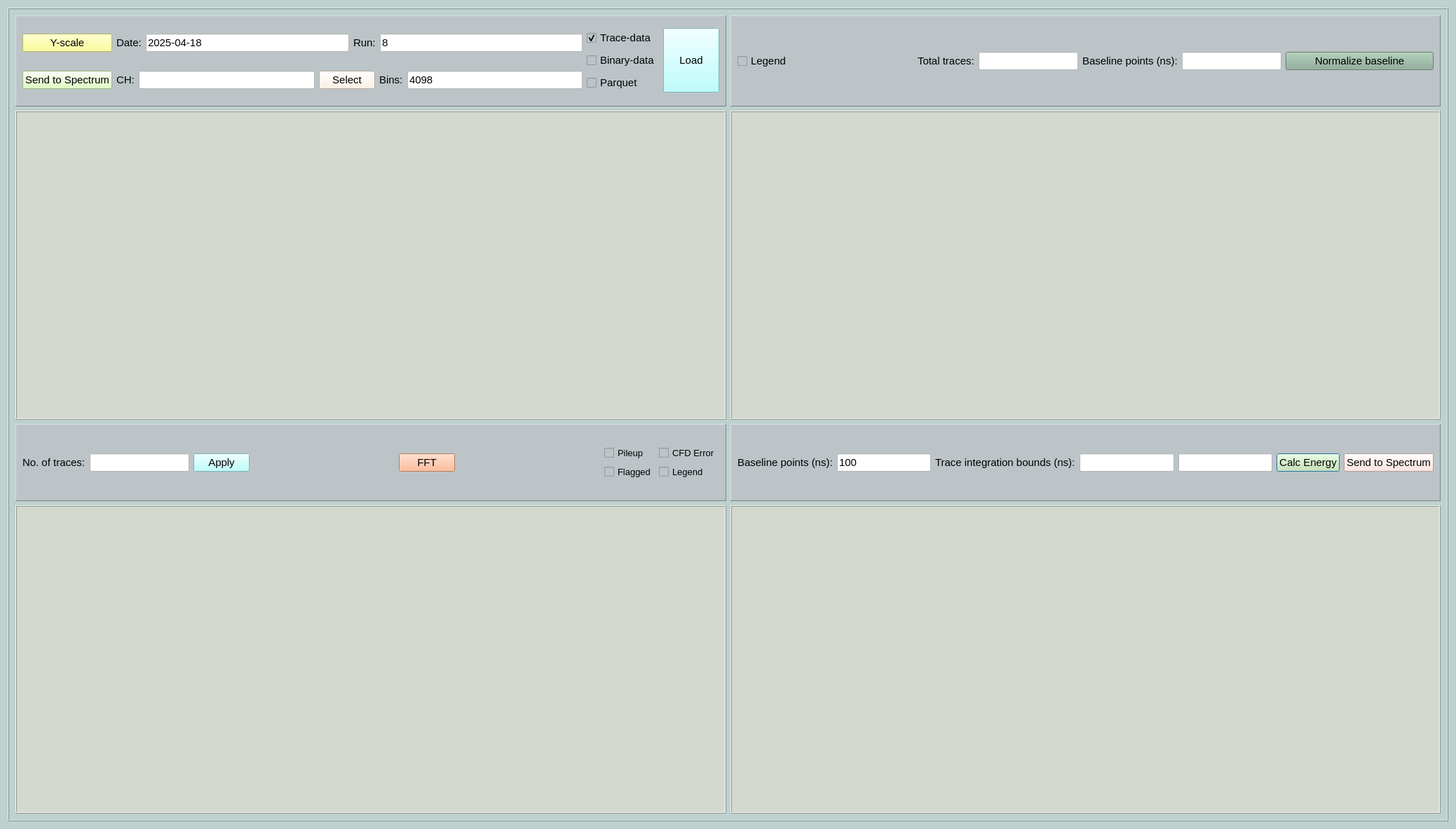
<?xml version="1.0" encoding="UTF-8"?>
<ui version="4.0">
 <class>Dialog</class>
 <widget class="QDialog" name="Dialog">
  <property name="geometry">
   <rect>
    <x>0</x>
    <y>0</y>
    <width>2077</width>
    <height>1183</height>
   </rect>
  </property>
  <property name="windowTitle">
   <string>Dialog</string>
  </property>
  <property name="styleSheet">
   <string notr="true">background-color: rgb(190, 209, 206);</string>
  </property>
  <layout class="QGridLayout" name="gridLayout">
   <item row="0" column="0">
    <widget class="QFrame" name="frame">
     <property name="frameShape">
      <enum>QFrame::Box</enum>
     </property>
     <property name="frameShadow">
      <enum>QFrame::Raised</enum>
     </property>
     <layout class="QGridLayout" name="gridLayout_2" rowstretch="1,1,1,1" columnstretch="1,1">
      <item row="3" column="0">
       <widget class="QFrame" name="frame_4">
        <property name="styleSheet">
         <string notr="true">background-color: rgb(212, 217, 208);</string>
        </property>
        <property name="frameShape">
         <enum>QFrame::Box</enum>
        </property>
        <property name="frameShadow">
         <enum>QFrame::Raised</enum>
        </property>
        <layout class="QGridLayout" name="gridLayout_8">
         <property name="leftMargin">
          <number>0</number>
         </property>
         <property name="topMargin">
          <number>0</number>
         </property>
         <property name="rightMargin">
          <number>0</number>
         </property>
         <property name="bottomMargin">
          <number>0</number>
         </property>
         <item row="0" column="0">
          <layout class="QVBoxLayout" name="layout_rand_traces">
           <item>
            <widget class="MplWidget" name="plot_random_traces" native="true">
             <property name="font">
              <font>
               <pointsize>12</pointsize>
              </font>
             </property>
             <property name="styleSheet">
              <string notr="true"/>
             </property>
            </widget>
           </item>
          </layout>
         </item>
        </layout>
       </widget>
      </item>
      <item row="1" column="0">
       <widget class="QFrame" name="frame_2">
        <property name="enabled">
         <bool>true</bool>
        </property>
        <property name="sizePolicy">
         <sizepolicy hsizetype="Expanding" vsizetype="Preferred">
          <horstretch>0</horstretch>
          <verstretch>0</verstretch>
         </sizepolicy>
        </property>
        <property name="minimumSize">
         <size>
          <width>700</width>
          <height>0</height>
         </size>
        </property>
        <property name="styleSheet">
         <string notr="true">background-color: rgb(212, 217, 208);</string>
        </property>
        <property name="frameShape">
         <enum>QFrame::Box</enum>
        </property>
        <property name="frameShadow">
         <enum>QFrame::Raised</enum>
        </property>
        <layout class="QGridLayout" name="gridLayout_7">
         <property name="leftMargin">
          <number>0</number>
         </property>
         <property name="topMargin">
          <number>0</number>
         </property>
         <property name="rightMargin">
          <number>0</number>
         </property>
         <property name="bottomMargin">
          <number>0</number>
         </property>
         <item row="0" column="0">
          <layout class="QVBoxLayout" name="layout_erg">
           <item>
            <widget class="MplWidget" name="plot_energy" native="true">
             <property name="sizePolicy">
              <sizepolicy hsizetype="Expanding" vsizetype="Preferred">
               <horstretch>0</horstretch>
               <verstretch>0</verstretch>
              </sizepolicy>
             </property>
             <property name="font">
              <font>
               <pointsize>12</pointsize>
              </font>
             </property>
             <property name="styleSheet">
              <string notr="true"/>
             </property>
            </widget>
           </item>
          </layout>
         </item>
        </layout>
       </widget>
      </item>
      <item row="2" column="1">
       <widget class="QFrame" name="frame_8">
        <property name="maximumSize">
         <size>
          <width>16777215</width>
          <height>110</height>
         </size>
        </property>
        <property name="styleSheet">
         <string notr="true">background-color: rgb(188, 196, 200);</string>
        </property>
        <property name="frameShape">
         <enum>QFrame::Panel</enum>
        </property>
        <property name="frameShadow">
         <enum>QFrame::Raised</enum>
        </property>
        <layout class="QGridLayout" name="gridLayout_13">
         <item row="0" column="0">
          <layout class="QGridLayout" name="gridLayout_4">
           <item row="1" column="4">
            <widget class="QLineEdit" name="edit_b">
             <property name="font">
              <font>
               <pointsize>11</pointsize>
              </font>
             </property>
             <property name="styleSheet">
              <string notr="true">background-color: rgb(255, 255, 255);</string>
             </property>
            </widget>
           </item>
           <item row="1" column="3">
            <widget class="QLineEdit" name="edit_a">
             <property name="font">
              <font>
               <pointsize>11</pointsize>
              </font>
             </property>
             <property name="styleSheet">
              <string notr="true">background-color: rgb(255, 255, 255);</string>
             </property>
            </widget>
           </item>
           <item row="1" column="6">
            <widget class="QPushButton" name="button_calc_erg">
             <property name="font">
              <font>
               <pointsize>11</pointsize>
              </font>
             </property>
             <property name="styleSheet">
              <string notr="true">background-color: rgb(207, 236, 171);</string>
             </property>
             <property name="text">
              <string>Calc Energy</string>
             </property>
            </widget>
           </item>
           <item row="1" column="7">
            <widget class="QPushButton" name="button_send_spec_2">
             <property name="font">
              <font>
               <pointsize>11</pointsize>
              </font>
             </property>
             <property name="styleSheet">
              <string notr="true">background-color: rgb(255, 221, 215);</string>
             </property>
             <property name="text">
              <string>Send to Spectrum</string>
             </property>
            </widget>
           </item>
           <item row="1" column="2">
            <widget class="QLabel" name="label_2">
             <property name="font">
              <font>
               <pointsize>11</pointsize>
              </font>
             </property>
             <property name="text">
              <string>Trace integration bounds (ns):</string>
             </property>
            </widget>
           </item>
           <item row="1" column="0">
            <widget class="QLabel" name="label_7">
             <property name="font">
              <font>
               <pointsize>11</pointsize>
              </font>
             </property>
             <property name="text">
              <string>Baseline points (ns):</string>
             </property>
            </widget>
           </item>
           <item row="1" column="1">
            <widget class="QLineEdit" name="edit_baseline">
             <property name="font">
              <font>
               <pointsize>11</pointsize>
              </font>
             </property>
             <property name="styleSheet">
              <string notr="true">background-color: rgb(255, 255, 255);</string>
             </property>
             <property name="text">
              <string>100</string>
             </property>
            </widget>
           </item>
          </layout>
         </item>
        </layout>
       </widget>
      </item>
      <item row="0" column="1">
       <widget class="QFrame" name="frame_9">
        <property name="styleSheet">
         <string notr="true">background-color: rgb(188, 196, 200);</string>
        </property>
        <property name="frameShape">
         <enum>QFrame::Panel</enum>
        </property>
        <property name="frameShadow">
         <enum>QFrame::Raised</enum>
        </property>
        <layout class="QGridLayout" name="gridLayout_18">
         <item row="0" column="2">
          <layout class="QGridLayout" name="gridLayout_11">
           <item row="0" column="0">
            <widget class="QLabel" name="label_8">
             <property name="font">
              <font>
               <pointsize>11</pointsize>
              </font>
             </property>
             <property name="text">
              <string>Total traces:</string>
             </property>
            </widget>
           </item>
           <item row="0" column="1">
            <widget class="QLineEdit" name="edit_no_events_erg_tr">
             <property name="sizePolicy">
              <sizepolicy hsizetype="Preferred" vsizetype="Fixed">
               <horstretch>0</horstretch>
               <verstretch>0</verstretch>
              </sizepolicy>
             </property>
             <property name="minimumSize">
              <size>
               <width>100</width>
               <height>0</height>
              </size>
             </property>
             <property name="font">
              <font>
               <pointsize>11</pointsize>
              </font>
             </property>
             <property name="styleSheet">
              <string notr="true">background-color: rgb(255, 255, 255);</string>
             </property>
             <property name="readOnly">
              <bool>true</bool>
             </property>
            </widget>
           </item>
          </layout>
         </item>
         <item row="0" column="0">
          <widget class="QCheckBox" name="chk_legend_erg_tr">
           <property name="font">
            <font>
             <pointsize>11</pointsize>
            </font>
           </property>
           <property name="text">
            <string>Legend</string>
           </property>
          </widget>
         </item>
         <item row="0" column="1">
          <spacer name="horizontalSpacer">
           <property name="orientation">
            <enum>Qt::Horizontal</enum>
           </property>
           <property name="sizeType">
            <enum>QSizePolicy::Preferred</enum>
           </property>
           <property name="sizeHint" stdset="0">
            <size>
             <width>40</width>
             <height>20</height>
            </size>
           </property>
          </spacer>
         </item>
         <item row="0" column="3">
          <layout class="QGridLayout" name="gridLayout_17">
           <item row="0" column="0">
            <widget class="QLabel" name="label_9">
             <property name="font">
              <font>
               <pointsize>11</pointsize>
              </font>
             </property>
             <property name="text">
              <string>Baseline points (ns):</string>
             </property>
            </widget>
           </item>
           <item row="0" column="1">
            <widget class="QLineEdit" name="edit_baseline_erg_tr">
             <property name="sizePolicy">
              <sizepolicy hsizetype="Preferred" vsizetype="Fixed">
               <horstretch>0</horstretch>
               <verstretch>0</verstretch>
              </sizepolicy>
             </property>
             <property name="font">
              <font>
               <pointsize>11</pointsize>
              </font>
             </property>
             <property name="styleSheet">
              <string notr="true">background-color: rgb(255, 255, 255);</string>
             </property>
            </widget>
           </item>
          </layout>
         </item>
         <item row="0" column="4">
          <widget class="QPushButton" name="button_norm_baseline">
           <property name="font">
            <font>
             <pointsize>11</pointsize>
            </font>
           </property>
           <property name="styleSheet">
            <string notr="true">background-color: rgb(137, 170, 149);</string>
           </property>
           <property name="text">
            <string>Normalize baseline</string>
           </property>
          </widget>
         </item>
        </layout>
       </widget>
      </item>
      <item row="2" column="0">
       <widget class="QFrame" name="frame_6">
        <property name="maximumSize">
         <size>
          <width>16777215</width>
          <height>110</height>
         </size>
        </property>
        <property name="font">
         <font>
          <pointsize>11</pointsize>
         </font>
        </property>
        <property name="styleSheet">
         <string notr="true">background-color: rgb(188, 196, 200);</string>
        </property>
        <property name="frameShape">
         <enum>QFrame::Panel</enum>
        </property>
        <property name="frameShadow">
         <enum>QFrame::Raised</enum>
        </property>
        <layout class="QGridLayout" name="gridLayout_14">
         <item row="0" column="0">
          <layout class="QGridLayout" name="gridLayout_12">
           <item row="0" column="0">
            <widget class="QLabel" name="label_3">
             <property name="font">
              <font>
               <pointsize>11</pointsize>
              </font>
             </property>
             <property name="text">
              <string>No. of traces:</string>
             </property>
            </widget>
           </item>
           <item row="0" column="1">
            <widget class="QLineEdit" name="edit_no_traces">
             <property name="font">
              <font>
               <pointsize>11</pointsize>
              </font>
             </property>
             <property name="styleSheet">
              <string notr="true">background-color: rgb(255, 255, 255);</string>
             </property>
            </widget>
           </item>
           <item row="0" column="2">
            <widget class="QPushButton" name="button_apply">
             <property name="font">
              <font>
               <pointsize>11</pointsize>
              </font>
             </property>
             <property name="styleSheet">
              <string notr="true">background-color: rgb(170, 255, 255);</string>
             </property>
             <property name="text">
              <string>Apply</string>
             </property>
            </widget>
           </item>
          </layout>
         </item>
         <item row="0" column="2">
          <widget class="QPushButton" name="button_FFT">
           <property name="font">
            <font>
             <pointsize>11</pointsize>
            </font>
           </property>
           <property name="styleSheet">
            <string notr="true">background-color: rgb(255, 170, 127);</string>
           </property>
           <property name="text">
            <string>FFT</string>
           </property>
           <property name="checkable">
            <bool>true</bool>
           </property>
          </widget>
         </item>
         <item row="0" column="4">
          <layout class="QGridLayout" name="gridLayout_5">
           <item row="0" column="0">
            <widget class="QCheckBox" name="chk_pileup_rand">
             <property name="font">
              <font>
               <pointsize>10</pointsize>
              </font>
             </property>
             <property name="text">
              <string>Pileup</string>
             </property>
             <property name="autoExclusive">
              <bool>false</bool>
             </property>
            </widget>
           </item>
           <item row="1" column="1">
            <widget class="QCheckBox" name="chk_legend_rand">
             <property name="font">
              <font>
               <pointsize>10</pointsize>
              </font>
             </property>
             <property name="text">
              <string>Legend</string>
             </property>
            </widget>
           </item>
           <item row="1" column="0">
            <widget class="QCheckBox" name="chk_flag_rand">
             <property name="font">
              <font>
               <pointsize>10</pointsize>
              </font>
             </property>
             <property name="text">
              <string>Flagged</string>
             </property>
             <property name="autoExclusive">
              <bool>false</bool>
             </property>
            </widget>
           </item>
           <item row="0" column="1">
            <widget class="QCheckBox" name="chk_cfderr_rand">
             <property name="font">
              <font>
               <pointsize>10</pointsize>
              </font>
             </property>
             <property name="text">
              <string>CFD Error</string>
             </property>
             <property name="autoExclusive">
              <bool>false</bool>
             </property>
            </widget>
           </item>
          </layout>
         </item>
         <item row="0" column="1">
          <spacer name="horizontalSpacer_3">
           <property name="orientation">
            <enum>Qt::Horizontal</enum>
           </property>
           <property name="sizeHint" stdset="0">
            <size>
             <width>40</width>
             <height>20</height>
            </size>
           </property>
          </spacer>
         </item>
         <item row="0" column="3">
          <spacer name="horizontalSpacer_2">
           <property name="orientation">
            <enum>Qt::Horizontal</enum>
           </property>
           <property name="sizeHint" stdset="0">
            <size>
             <width>40</width>
             <height>20</height>
            </size>
           </property>
          </spacer>
         </item>
        </layout>
       </widget>
      </item>
      <item row="3" column="1">
       <widget class="QFrame" name="frame_5">
        <property name="styleSheet">
         <string notr="true">background-color: rgb(212, 217, 208);</string>
        </property>
        <property name="frameShape">
         <enum>QFrame::Box</enum>
        </property>
        <property name="frameShadow">
         <enum>QFrame::Raised</enum>
        </property>
        <layout class="QGridLayout" name="gridLayout_9">
         <property name="leftMargin">
          <number>0</number>
         </property>
         <property name="topMargin">
          <number>0</number>
         </property>
         <property name="rightMargin">
          <number>0</number>
         </property>
         <property name="bottomMargin">
          <number>0</number>
         </property>
         <item row="0" column="0">
          <layout class="QVBoxLayout" name="layout_own_erg">
           <item>
            <widget class="MplWidget" name="plot_own_energy" native="true">
             <property name="font">
              <font>
               <pointsize>12</pointsize>
              </font>
             </property>
             <property name="styleSheet">
              <string notr="true"/>
             </property>
            </widget>
           </item>
          </layout>
         </item>
        </layout>
       </widget>
      </item>
      <item row="1" column="1">
       <widget class="QFrame" name="frame_3">
        <property name="sizePolicy">
         <sizepolicy hsizetype="Expanding" vsizetype="Preferred">
          <horstretch>0</horstretch>
          <verstretch>0</verstretch>
         </sizepolicy>
        </property>
        <property name="minimumSize">
         <size>
          <width>700</width>
          <height>0</height>
         </size>
        </property>
        <property name="styleSheet">
         <string notr="true">background-color: rgb(212, 217, 208);</string>
        </property>
        <property name="frameShape">
         <enum>QFrame::Box</enum>
        </property>
        <property name="frameShadow">
         <enum>QFrame::Raised</enum>
        </property>
        <layout class="QGridLayout" name="gridLayout_6">
         <property name="leftMargin">
          <number>0</number>
         </property>
         <property name="topMargin">
          <number>0</number>
         </property>
         <property name="rightMargin">
          <number>0</number>
         </property>
         <property name="bottomMargin">
          <number>0</number>
         </property>
         <item row="0" column="0">
          <layout class="QVBoxLayout" name="layout_erg_traces">
           <item>
            <widget class="MplWidget" name="plot_energy_traces" native="true">
             <property name="font">
              <font>
               <pointsize>12</pointsize>
              </font>
             </property>
             <property name="styleSheet">
              <string notr="true"/>
             </property>
            </widget>
           </item>
          </layout>
         </item>
        </layout>
       </widget>
      </item>
      <item row="0" column="0">
       <widget class="QFrame" name="frame_7">
        <property name="sizePolicy">
         <sizepolicy hsizetype="Preferred" vsizetype="Preferred">
          <horstretch>0</horstretch>
          <verstretch>0</verstretch>
         </sizepolicy>
        </property>
        <property name="maximumSize">
         <size>
          <width>16777215</width>
          <height>130</height>
         </size>
        </property>
        <property name="font">
         <font>
          <pointsize>11</pointsize>
         </font>
        </property>
        <property name="styleSheet">
         <string notr="true">background-color: rgb(188, 196, 200);</string>
        </property>
        <property name="frameShape">
         <enum>QFrame::Panel</enum>
        </property>
        <property name="frameShadow">
         <enum>QFrame::Raised</enum>
        </property>
        <layout class="QGridLayout" name="gridLayout_16">
         <item row="0" column="1">
          <layout class="QGridLayout" name="gridLayout_10">
           <item row="0" column="0">
            <widget class="QLabel" name="label_4">
             <property name="font">
              <font>
               <pointsize>11</pointsize>
              </font>
             </property>
             <property name="text">
              <string>Date:</string>
             </property>
            </widget>
           </item>
           <item row="0" column="1">
            <widget class="QLineEdit" name="edit_date">
             <property name="font">
              <font>
               <pointsize>11</pointsize>
              </font>
             </property>
             <property name="styleSheet">
              <string notr="true">background-color: rgb(255, 255, 255);</string>
             </property>
             <property name="text">
              <string>2025-04-18</string>
             </property>
            </widget>
           </item>
           <item row="0" column="2">
            <widget class="QLabel" name="label_5">
             <property name="font">
              <font>
               <pointsize>11</pointsize>
              </font>
             </property>
             <property name="text">
              <string>Run:</string>
             </property>
            </widget>
           </item>
           <item row="0" column="3">
            <widget class="QLineEdit" name="edit_run">
             <property name="font">
              <font>
               <pointsize>11</pointsize>
              </font>
             </property>
             <property name="styleSheet">
              <string notr="true">background-color: rgb(255, 255, 255);</string>
             </property>
             <property name="text">
              <string>8</string>
             </property>
            </widget>
           </item>
          </layout>
         </item>
         <item row="0" column="2" rowspan="2">
          <layout class="QGridLayout" name="gridLayout_3">
           <item row="0" column="0">
            <widget class="QCheckBox" name="checkBox_trace_data">
             <property name="font">
              <font>
               <pointsize>11</pointsize>
              </font>
             </property>
             <property name="text">
              <string>Trace-data</string>
             </property>
             <property name="checked">
              <bool>true</bool>
             </property>
             <property name="autoExclusive">
              <bool>true</bool>
             </property>
            </widget>
           </item>
           <item row="2" column="0">
            <widget class="QCheckBox" name="checkBox_parquet">
             <property name="font">
              <font>
               <pointsize>11</pointsize>
              </font>
             </property>
             <property name="text">
              <string>Parquet</string>
             </property>
             <property name="autoExclusive">
              <bool>true</bool>
             </property>
            </widget>
           </item>
           <item row="1" column="0">
            <widget class="QCheckBox" name="checkBox_bin_data">
             <property name="font">
              <font>
               <pointsize>11</pointsize>
              </font>
             </property>
             <property name="text">
              <string>Binary-data</string>
             </property>
             <property name="autoExclusive">
              <bool>true</bool>
             </property>
            </widget>
           </item>
          </layout>
         </item>
         <item row="1" column="1">
          <layout class="QGridLayout" name="gridLayout_15">
           <item row="0" column="3">
            <widget class="QLabel" name="label_6">
             <property name="font">
              <font>
               <pointsize>11</pointsize>
              </font>
             </property>
             <property name="text">
              <string>Bins:</string>
             </property>
            </widget>
           </item>
           <item row="0" column="1">
            <widget class="QLineEdit" name="edit_ch">
             <property name="font">
              <font>
               <pointsize>11</pointsize>
              </font>
             </property>
             <property name="styleSheet">
              <string notr="true">background-color: rgb(255, 255, 255);</string>
             </property>
            </widget>
           </item>
           <item row="0" column="0">
            <widget class="QLabel" name="label">
             <property name="font">
              <font>
               <pointsize>11</pointsize>
              </font>
             </property>
             <property name="text">
              <string>CH:</string>
             </property>
            </widget>
           </item>
           <item row="0" column="2">
            <widget class="QPushButton" name="button_select">
             <property name="font">
              <font>
               <pointsize>11</pointsize>
              </font>
             </property>
             <property name="styleSheet">
              <string notr="true">background-color: rgb(255, 240, 222);</string>
             </property>
             <property name="text">
              <string>Select</string>
             </property>
            </widget>
           </item>
           <item row="0" column="4">
            <widget class="QLineEdit" name="edit_bins">
             <property name="font">
              <font>
               <pointsize>11</pointsize>
              </font>
             </property>
             <property name="styleSheet">
              <string notr="true">background-color: rgb(255, 255, 255);</string>
             </property>
             <property name="text">
              <string>4098</string>
             </property>
            </widget>
           </item>
          </layout>
         </item>
         <item row="0" column="0">
          <widget class="QPushButton" name="button_yscale">
           <property name="font">
            <font>
             <pointsize>11</pointsize>
            </font>
           </property>
           <property name="styleSheet">
            <string notr="true">background-color: rgb(255, 255, 127);</string>
           </property>
           <property name="text">
            <string>Y-scale</string>
           </property>
          </widget>
         </item>
         <item row="1" column="0">
          <widget class="QPushButton" name="button_send_spec_1">
           <property name="font">
            <font>
             <pointsize>11</pointsize>
            </font>
           </property>
           <property name="styleSheet">
            <string notr="true">background-color: rgb(213, 255, 178);</string>
           </property>
           <property name="text">
            <string>Send to Spectrum</string>
           </property>
          </widget>
         </item>
         <item row="0" column="3" rowspan="2">
          <widget class="QPushButton" name="button_load">
           <property name="sizePolicy">
            <sizepolicy hsizetype="Minimum" vsizetype="Expanding">
             <horstretch>0</horstretch>
             <verstretch>0</verstretch>
            </sizepolicy>
           </property>
           <property name="font">
            <font>
             <pointsize>11</pointsize>
            </font>
           </property>
           <property name="styleSheet">
            <string notr="true">background-color: rgb(170, 255, 255);</string>
           </property>
           <property name="text">
            <string>Load</string>
           </property>
          </widget>
         </item>
        </layout>
       </widget>
      </item>
     </layout>
    </widget>
   </item>
  </layout>
 </widget>
 <customwidgets>
  <customwidget>
   <class>MplWidget</class>
   <extends>QWidget</extends>
   <header>wara/gui_legacy/mplwidget.h</header>
   <container>1</container>
  </customwidget>
 </customwidgets>
 <resources/>
 <connections/>
</ui>
